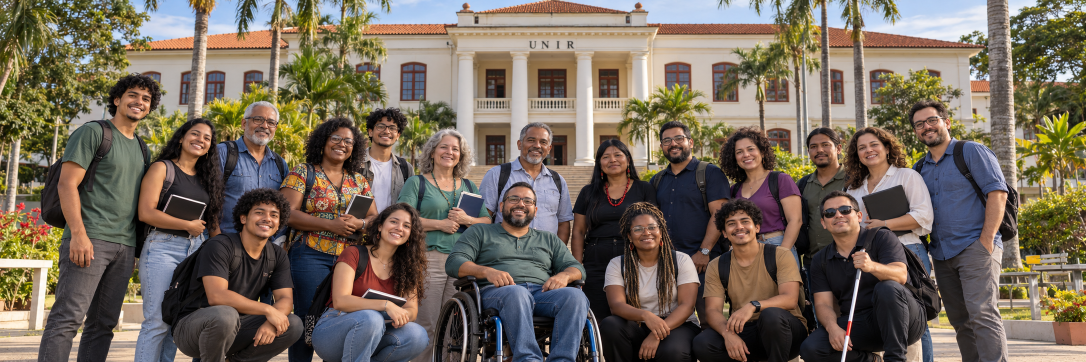
#> input picture site/assets/capa_peticao.png, 2172 x 724 px (shown at 1/2 size)
$ python prepare-cover.py
#> lines starting #> are read from the running program, lines starting #| are printed output that depends on the picture
#!/usr/bin/env python3
"""Gera as imagens de capa (WebP/JPEG responsivos) e a imagem de pré-visualização do link (og) a partir de assets/capa_peticao.png.
Uso: python3 scripts/prepare-cover.py   (requer Pillow)"""
from pathlib import Path
from PIL import Image, ImageDraw, ImageFont

root = Path(__file__).resolve().parent.parent
src = Image.open(root / "assets" / "capa_peticao.png").convert("RGB")
#> src is the input picture: PIL image 2172x724 RGB; mean R, G, B 116, 104.1, 91
out = root / "public" / "capa"; out.mkdir(parents=True, exist_ok=True)
W, H = src.size
#> W = 2172; H = 724
for w in (640, 1080, 1600, W):
    h = round(H * w / W)
    im = src if w == W else src.resize((w, h), Image.LANCZOS)
    im.save(out / f"capa-{w}.webp", "WEBP", quality=82, method=6)
#> this loop made 4 passes
#> pass 1, `im = src if w == W else src.resize((w, h), Image.LANCZOS)`:
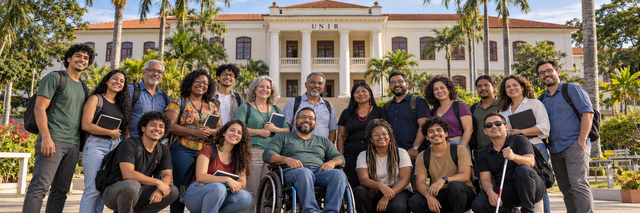
#> im: PIL image 640x213 RGB; mean R, G, B 116.1, 104.1, 91
#> pass 2, `im = src if w == W else src.resize((w, h), Image.LANCZOS)`:
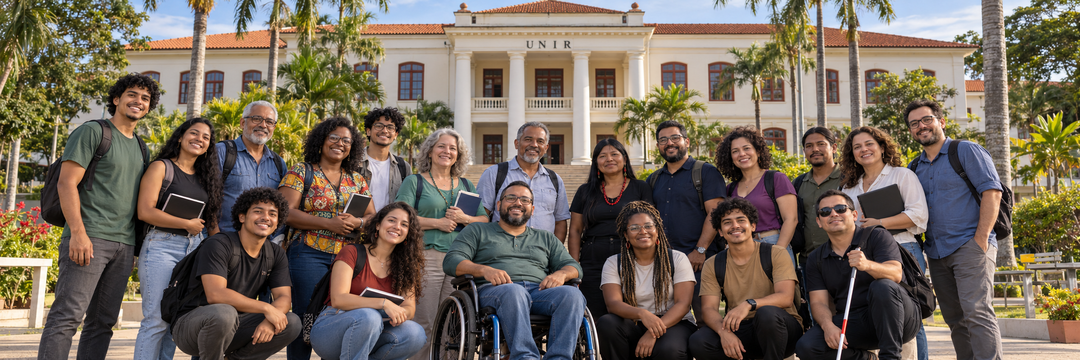
#> im: PIL image 1080x360 RGB; mean R, G, B 116, 104.1, 91
#> pass 3, `im = src if w == W else src.resize((w, h), Image.LANCZOS)`:
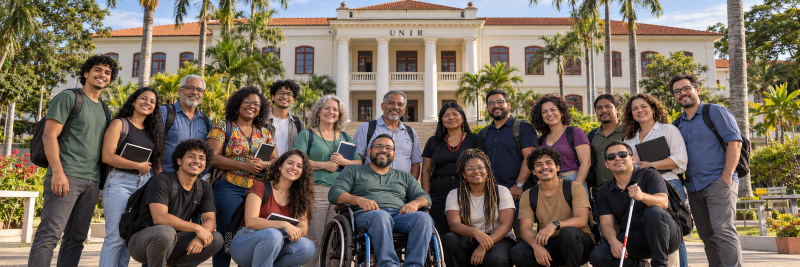
#> im: PIL image 1600x533 RGB (shown at 1/2 size); mean R, G, B 116, 104.1, 91
src.resize((1080, round(H * 1080 / W)), Image.LANCZOS).save(out / "capa-1080.jpg", "JPEG", quality=84, optimize=True, progressive=True)

# Imagem de pré-visualização do link (1200x630): foto (corte central) + degradê + título
og_w, og_h = 1200, 630
scale = og_h / H
#> scale = 0.87
photo = src.resize((round(W * scale), og_h), Image.LANCZOS)
left = (photo.width - og_w) // 2
#> left = 345
og = photo.crop((left, 0, left + og_w, og_h)).convert("RGBA")
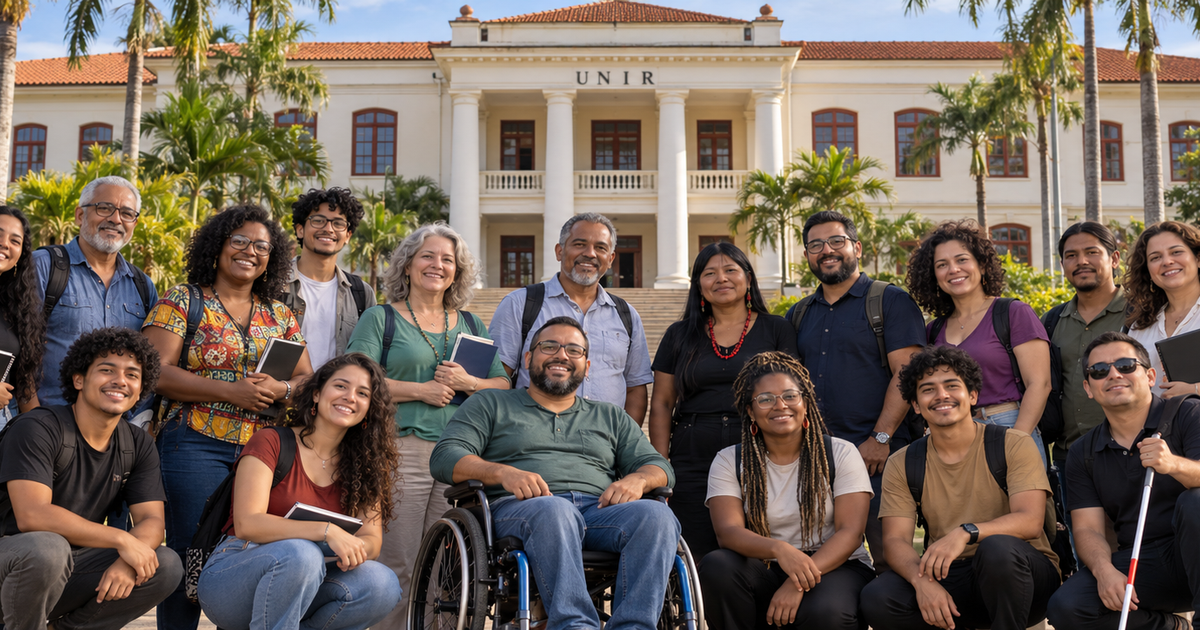
#> og: PIL image 1200x630 RGBA; mean R, G, B, A 113.9, 100.3, 90.1, 255
grad = Image.new("RGBA", (og_w, og_h))
#> grad: PIL image 1200x630 RGBA; every value is 0
px = grad.load()
for y in range(og_h):
    t = max(0.0, (y - og_h * 0.30) / (og_h * 0.70))
    a = int(235 * t ** 1.4)
    for x in range(og_w):
        px[x, y] = (4, 48, 34, a)
og = Image.alpha_composite(og, grad)
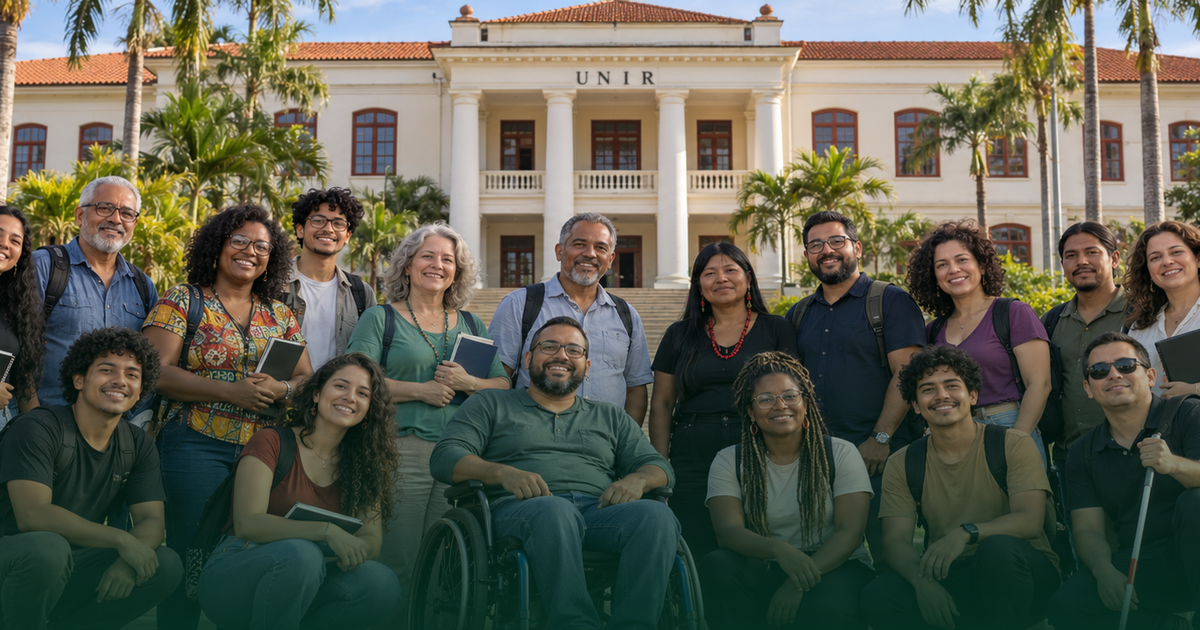
#> og: PIL image 1200x630 RGBA; mean R, G, B, A 93.5, 94.9, 81.5, 255
d = ImageDraw.Draw(og)
fonts = Path(root / "assets" / "fonts")
f_xl = ImageFont.truetype(str(fonts / "Inter-ExtraBold.otf"), 70)
f_md = ImageFont.truetype(str(fonts / "Inter-SemiBold.otf"), 32)
f_sm = ImageFont.truetype(str(fonts / "Inter-ExtraBold.otf"), 22)
d.rounded_rectangle((56, 56, 318, 104), radius=24, fill=(245, 197, 24, 255))
d.text((187, 80), "PETIÇÃO PÚBLICA", font=f_sm, fill=(74, 59, 0, 255), anchor="mm")
d.text((56, 380), "Sanção integral do", font=f_xl, fill=(255, 255, 255, 255))
d.text((56, 456), "PLV 12/2026", font=f_xl, fill=(245, 197, 24, 255))
d.text((56, 556), "Todos os campi na Amazônia Legal e na Faixa de Fronteira", font=f_md, fill=(255, 255, 255, 235))
og.convert("RGB").save(out / "og.jpg", "JPEG", quality=86, optimize=True, progressive=True)
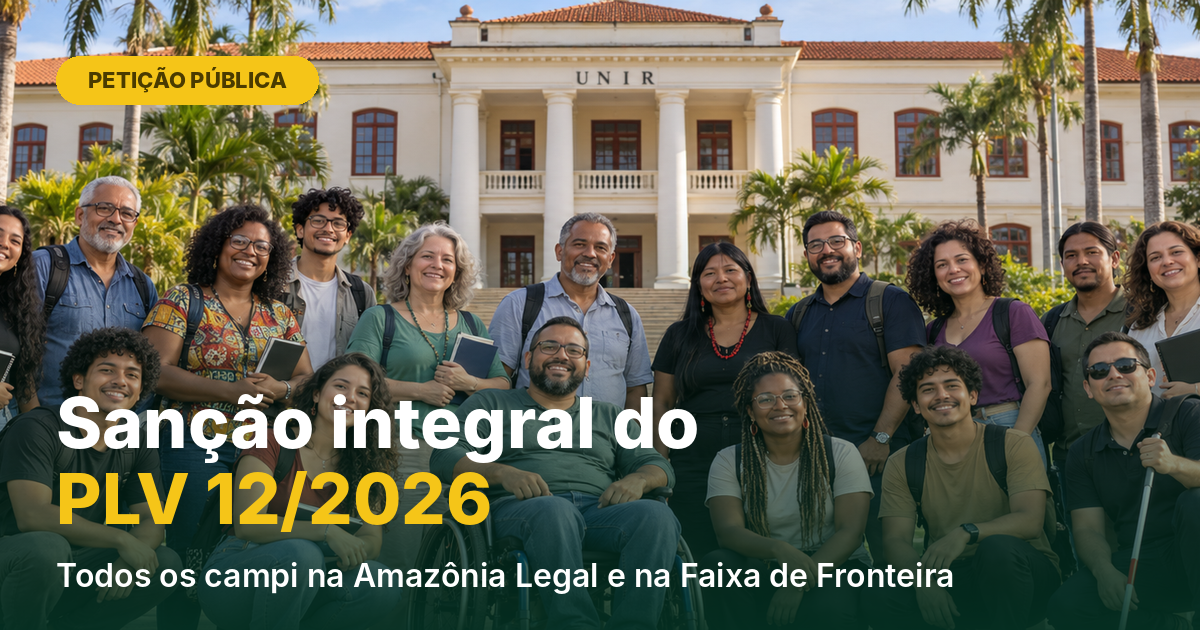
#> saved as og.jpg: PIL image 1200x630 RGB; mean R, G, B 104.1, 103.7, 86.3
print("ok")
